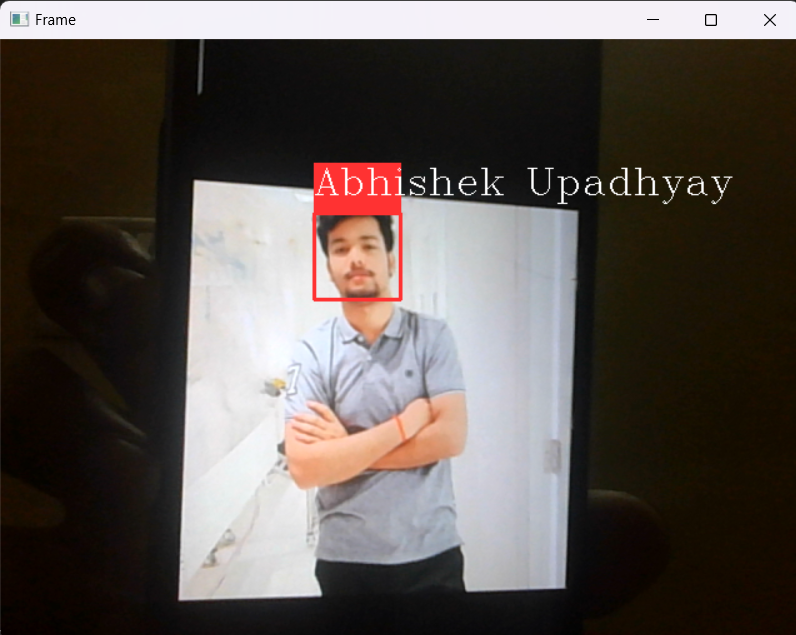
#> input picture example.png, 796 x 635 px, given in place of the camera
$ python Add_faces.py
#> lines starting #> are read from the running program, lines starting #| are printed output that depends on the picture; after the words box and inside, x2 and y2 are one past the last pixel; in counts of white or black regions, pixels touching at a corner belong together
import cv2
import pickle
import numpy as np
import os
import time
from datetime import datetime

video = cv2.VideoCapture(0)
# Load the Haar Cascade Classifier for face detection
facedetect = cv2.CascadeClassifier('Data/haarcascade_frontalface_default.xml')
faces_data = []

# Counter to keep track of the number of frames processed
i = 0
name = input("Enter your name: ")
#> the answer given: example.png
while True:
    ret, frame = video.read()
#> frame is the input picture: shape (635, 796, 3); mean B, G, R 79.4, 83.9, 91.6
    gray = cv2.cvtColor(frame, cv2.COLOR_BGR2GRAY)
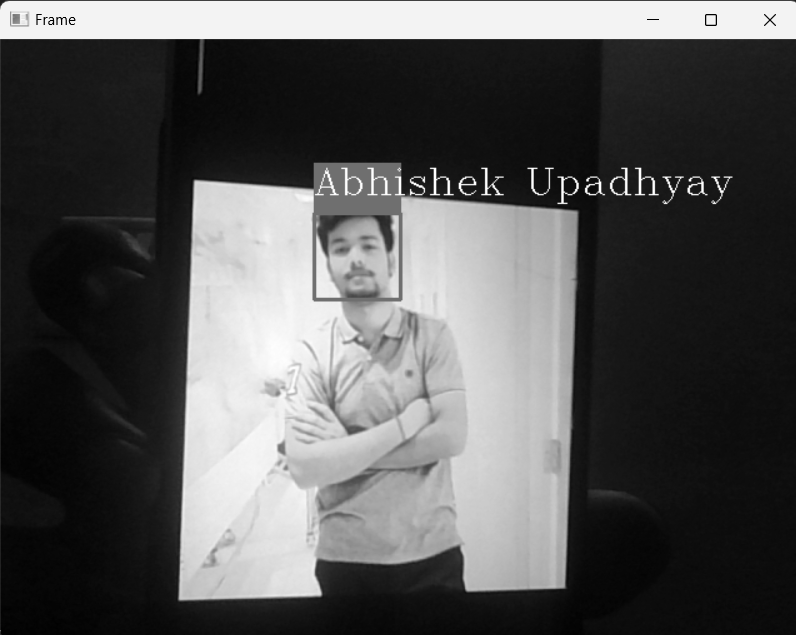
#> gray: shape (635, 796); min 0, max 255, mean 85.7
    faces = facedetect.detectMultiScale(gray, 1.3, 5)
#> faces = [[318, 218, 76, 76]]
    for (x, y, w, h) in faces:
        # Crop the face region from the frame
        crop_img = frame[y:y+h, x:x+w, :]

        # Resize the cropped face image to 50x50 pixels
        resized_img = cv2.resize(crop_img, (50, 50))

        # Append the resized face image to the faces_data list every 5 frames
        if len(faces_data) <= 5 and i % 5 == 0:
            faces_data.append(resized_img)

        i = i + 1

        # Display the count of captured faces on the frame
        cv2.putText(frame, str(len(faces_data)), (50, 50), cv2.FONT_HERSHEY_COMPLEX, 1, (50, 50, 255), 1)

        # Draw a rectangle around the detected face
        cv2.rectangle(frame, (x, y), (x + w, y + h), (50, 50, 255), 1)
#> this loop made 1 pass
#> (x, y, w, h, i) on pass 1: (318, 218, 76, 76, 1)
#> pass 1, `crop_img = frame[y:y+h, x:x+w, :]`:
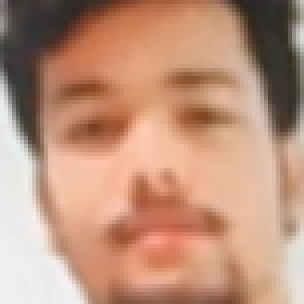
#> crop_img: shape (76, 76, 3) (shown 4 times larger); mean B, G, R 123.5, 146.6, 189.6
#> pass 1, `resized_img = cv2.resize(crop_img, (50, 50))`:
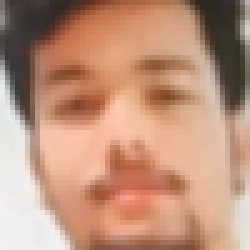
#> resized_img: shape (50, 50, 3) (shown 5 times larger); mean B, G, R 123.4, 146.5, 189.5
#> after the loop:
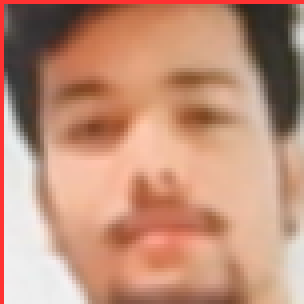
#> crop_img: shape (76, 76, 3) (shown 4 times larger); 2.61% of pixels changed, all inside (x1, y1, x2, y2) = (0, 0, 76, 76)
#> after the loop:
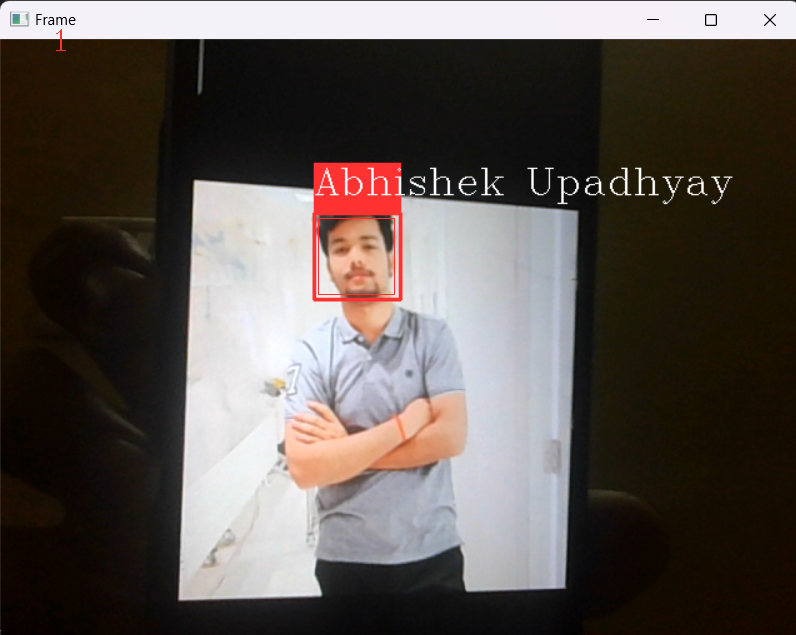
#> frame: shape (635, 796, 3); 0.07% of pixels changed, all inside (x1, y1, x2, y2) = (56, 29, 395, 295)
#> after the loop, faces_data = 1 item; i = 1


    cv2.imshow("Frame", frame)

    # Wait for a key press or until 5 faces are captured
    k = cv2.waitKey(1)
#> (key q is pressed here)
    if k == ord('q') or len(faces_data) == 5:
        break

video.release()
cv2.destroyAllWindows()

# Convert the list of face images to a NumPy array and reshape it
faces_data = np.asarray(faces_data)
faces_data = faces_data.reshape(5, -1)

# Check if 'names.pkl' is present in the 'Data/' directory
if 'names.pkl' not in os.listdir('Data/'):
    # If not present, create a list with the entered name repeated 5 times
    names = [name] * 5
    # Save the list to 'names.pkl'
    with open('Data/names.pkl', 'wb') as f:
        pickle.dump(names, f)
else:
    # If 'names.pkl' is present, load the existing list
    with open('Data/names.pkl', 'rb') as f:
#> (reads Data/names.pkl from the repository)
        names = pickle.load(f)
    # Append the entered name 5 times to the existing list
    names = names + [name] * 5
    # Save the updated list to 'names.pkl'
    with open('Data/names.pkl', 'wb') as f:
        pickle.dump(names, f)

# Check if 'faces_data.pkl' is present in the 'Data/' directory
if 'faces_data.pkl' not in os.listdir('Data/'):
    # If not present, save the NumPy array 'faces_data' to 'faces_data.pkl'
    with open('Data/faces_data.pkl', 'wb') as f:
        pickle.dump(faces_data, f)
else:
    # If 'faces_data.pkl' is present, load the existing array
    with open('Data/faces_data.pkl', 'rb') as f:
#> (reads Data/faces_data.pkl from the repository)
        faces = pickle.load(f)
    # Append the new array 'faces_data' to the existing array
#> (the run stopped early here; a loop or call above may not have finished)
